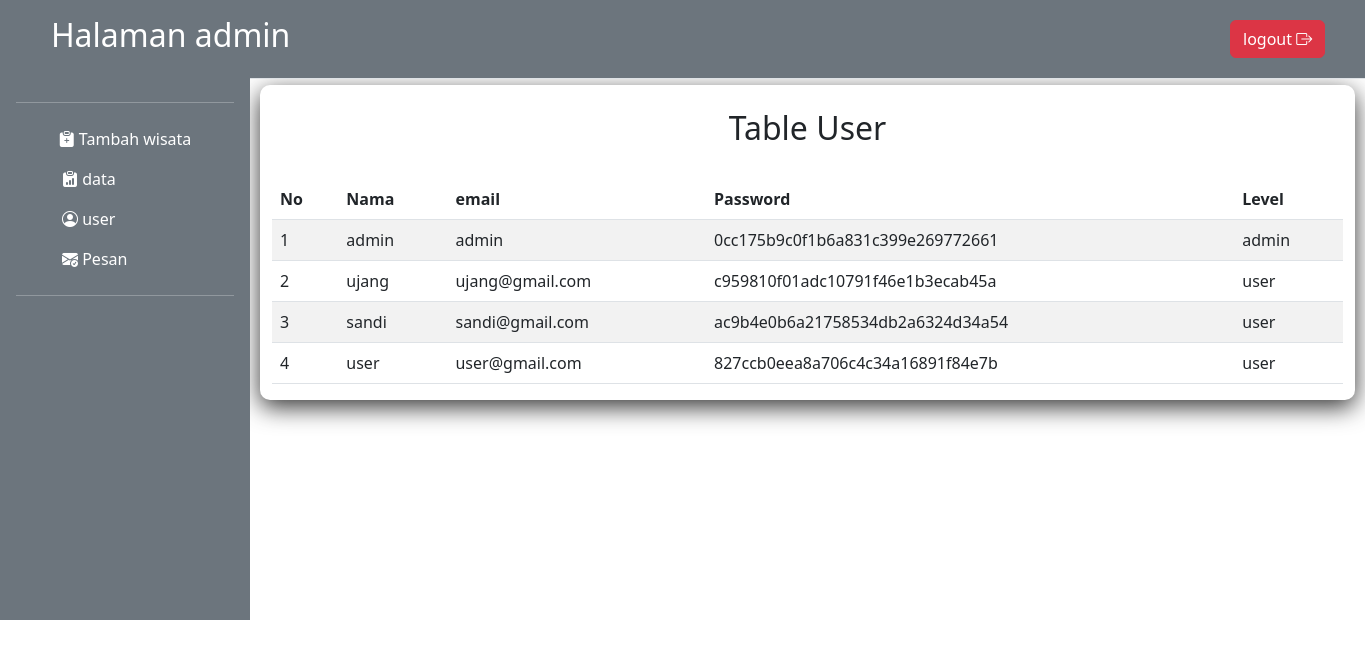
The page /admin/index.php?page=user on the database its author committed.
### tables this page shows
CREATE TABLE `tb_user` (
  `id` int(11) NOT NULL,
  `user_name` varchar(25) NOT NULL,
  `email` varchar(50) NOT NULL,
  `password` varchar(35) NOT NULL,
  `level` varchar(50) NOT NULL
);

### admin/table_user.php (the view)
<?php
include "bot.php";
?>
<div class="container" style="margin-top: 85px; box-shadow: 0 7px 25px rgba(0, 0, 0, 0.8);  border-radius: 10px; margin-left:260px; width: 1095px;"><br>
<h2 class="text-center">Table User</h2><br>
    <div class="row">
        <div class="col-md-12">
            <table id="" class="table table-striped tabel-bordered" cellspacing="0" width="100%">
                <thead>
                    <tr>
                        <th>No</th>
                        <th>Nama</th>
                        <th>email</th>
                        <th>Password</th>
                        <th>Level</th>
                    </tr>
                </thead>
                <tbody>
                <?php
                        include ('koneksi.php');
                        $query = "SELECT * FROM tb_user";
                        $select = $conn->query($query);
                        $no = 1;
                        while ($data = mysqli_fetch_array($select)){
                    ?>
                    <tr>
                        <td><?php echo $no++ ?></td>
                        <td><?php echo $data["user_name"]?></td>
                        <td><?php echo $data["email"]?></td>
                        <td><?php echo $data["password"]?></td>
                        <td><?php echo $data["level"]?></td>
                    </tr>
                    <?php }?>
                </tbody>
            </table>
        </div>
    </div>
</div>

### rows shown on the page
tb_user: user_name "admin", email "admin", password "0cc175b9c0f1b6a831c399e269772661", level "admin"
tb_user: user_name "ujang", email "ujang@gmail.com", password "c959810f01adc10791f46e1b3ecab45a", level "user"
tb_user: user_name "sandi", email "sandi@gmail.com", password "ac9b4e0b6a21758534db2a6324d34a54", level "user"
tb_user: user_name "user", email "user@gmail.com", password "827ccb0eea8a706c4c34a16891f84e7b", level "user"
